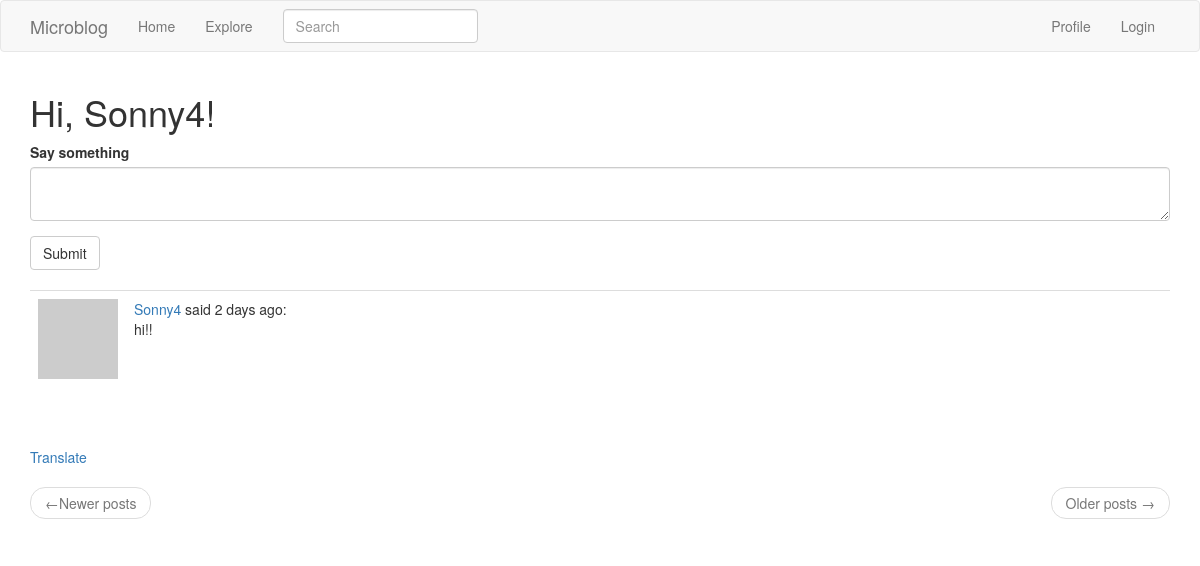
The page /index (signed in) on the database as committed earlier.
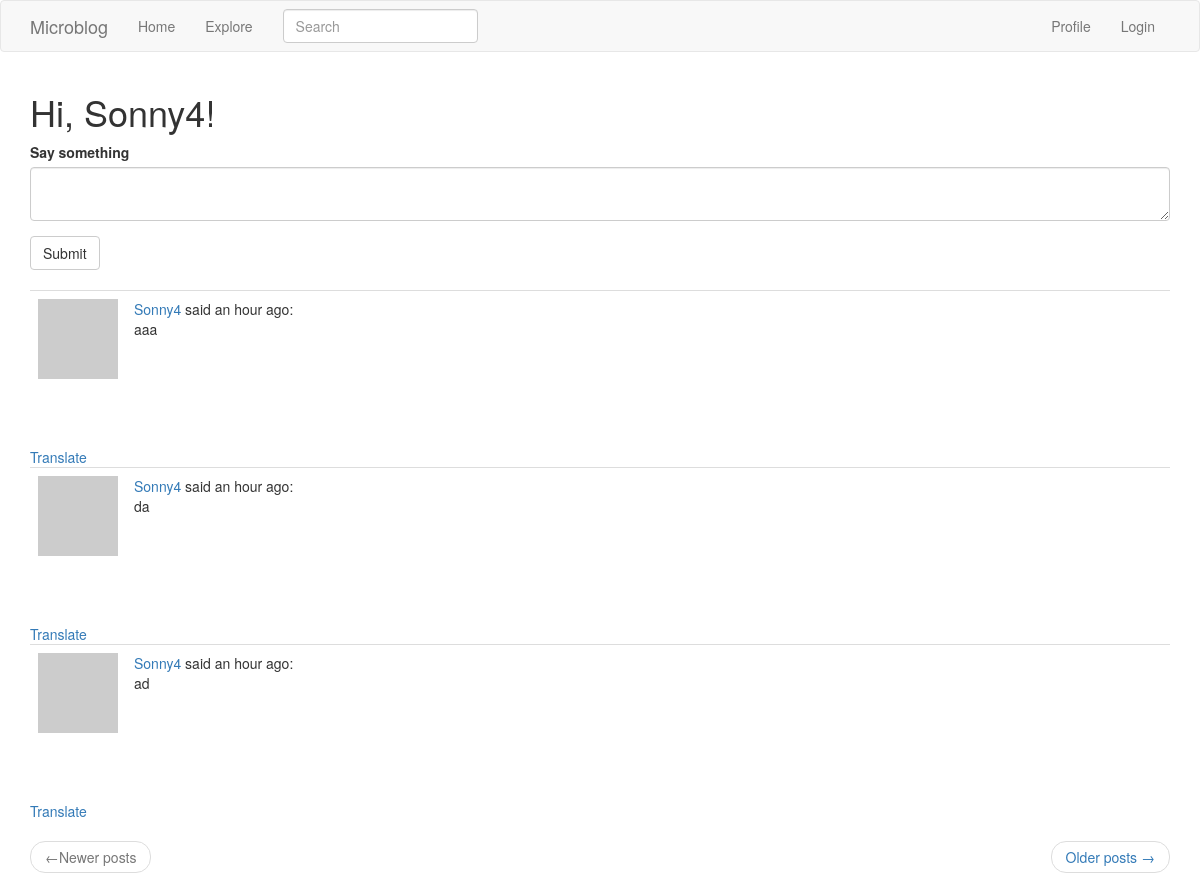
The same page on the database as committed later.
### app/models.py (models this page shows, shortened)
class User(UserMixin, db.Model):
    id = db.Column(db.Integer, primary_key=True)
    username = db.Column(db.String(64), index=True, unique=True)
    email = db.Column(db.String(120), index=True, unique=True)
    password_hash = db.Column(db.String(128))
    posts = db.relationship('Post',backref='author', lazy='dynamic')
    about_me = db.Column(db.String(140))
    last_seen = db.Column(db.DateTime, default=datetime.utcnow)
    followed = db.relationship(
        'User', secondary=followers,
        primaryjoin=(followers.c.follower_id == id),
        secondaryjoin=(followers.c.followed_id == id),
        backref=db.backref('followers', lazy='dynamic'), lazy='dynamic')
    def avatar(self, size):
        digest = md5(self.email.lower().encode('utf-8')).hexdigest()
        return 'https://www.gravatar.com/avatar/{}?d=identicon&s={}'.format(digest, size)
    def followed_posts(self):
        followed = Post.query.join(
            followers, (followers.c.followed_id == Post.user_id)).filter(
                followers.c.follower_id == self.id)
        own = Post.query.filter_by(user_id=self.id)
        return followed.union(own).order_by(Post.timestamp.desc())

class SearchableMixin(object):
    @classmethod
    def before_commit(cls, session):
        session._changes = {
            'add': list(session.new),
            'update': list(session.dirty),
            'delete': list(session.deleted)
        }
    @classmethod
    def after_commit(cls, session):
        for obj in session._changes['add']:
            if isinstance(obj, SearchableMixin):
                add_to_index(obj.__tablename__, obj)
        for obj in session._changes['update']:
            if isinstance(obj, SearchableMixin):
                add_to_index(obj.__tablename__, obj)
        for obj in session._changes['delete']:
            if isinstance(obj, SearchableMixin):
                remove_from_index(obj.__tablename__, obj)
        session._changes=None

class Post(SearchableMixin, db.Model):
    __searchable__ = ['body']
    id = db.Column(db.Integer, primary_key=True)
    body = db.Column(db.String(140))
    timestamp = db.Column(db.DateTime, index=True, default=datetime.utcnow)
    user_id = db.Column(db.Integer, db.ForeignKey('user.id'))
    language = db.Column(db.String(5))

### app/main/routes.py (the view, shortened to what this page needs)
@bp.route('/', methods=['GET', 'POST'])
@bp.route('/index', methods=['GET', 'POST'])
@login_required
def index():
    form = PostForm()
    page = request.args.get('page',1,type=int)
    posts = current_user.followed_posts().paginate(page,current_app.config['POSTS_PER_PAGE'],False)
    next_url = url_for('main.index',page=posts.next_num) if posts.has_next else None
    prev_url = url_for('main.index', page=posts.prev_num) if posts.has_prev else None
    return render_template('index.html',title='Home',form=form, posts=posts.items, next_url=next_url,prev_url=prev_url)

### app/main/forms.py
class SearchForm(FlaskForm):
    q = StringField('Search', validators=[DataRequired()])
    def __init__(self, *args, **kwargs):
        if 'formdata' not in kwargs:
            kwargs['formdata'] = request.args
        if 'csrf_enabled' not in kwargs:
            kwargs['csrf_enabled'] = False
        super(SearchForm, self).__init__(*args, **kwargs)

class PostForm(FlaskForm):
    post = TextAreaField('Say something', validators=[DataRequired(), Length(min=1,max=140)])
    submit = SubmitField('Submit')

### app/main/routes.py (called while the page is built)
@bp.before_app_request
def before_request():
    if current_user.is_authenticated:
        current_user.last_seen = datetime.utcnow()
        db.session.commit()
        g.search_form = SearchForm()
    g.locale = str(get_locale())

### app/models.py (called while the page is built)
@login.user_loader
def load_user(id):
    return User.query.get(int(id))

### app/templates/index.html
{% extends "base.html" %}
{% import 'bootstrap/wtf.html' as wtf %}
{% block app_content %}
    <h1> Hi, {{ current_user.username }}!</h1>
    {% if form %}
    {{ wtf.quick_form(form) }}
    <br>
    {% endif %}
    {% for post in posts %}
        {% include '_post.html' %}
    {% endfor %}
    <nav aria-label="...">
        <ul class="pager">
            <li class="previous{% if not prev_url %} disabled{% endif %}">
                <a href="{{ prev_url or '#' }}">
                    <span aria-hidden="true">&larr;</span>Newer posts
                </a>
            </li>
            <li class="next{% if not next_url %} disabled{% endif %}">
                <a href="{{ next_url or '#' }}">
                    Older posts <span aria-hidden="true">&rarr;</span>
                </a>
            </li>
        </ul>
    </nav>
{% endblock %}

### app/templates/base.html (shortened to what this page needs)
{% extends 'bootstrap/base.html' %}
{% block navbar %}
    <nav class="navbar navbar-default">
        <div class="container">
            <div class="navbar-header">
                <a class="navbar-brand" href="{{url_for('main.index') }}">Microblog</a>
            </div>
            <div class="collapse navbar-collapse" id="bs-example-navbar-collapse-1">
                <u1 class="nav navbar-nav">
                    <li><a href="{{url_for('main.index') }}">Home</a></li>
                    <li><a href="{{url_for('main.explore') }}">Explore</a></li>
                </u1>
                {% if g.search_form %}
                <form class="navbar-form navbar-left" method="get" action="{{ url_for('main.search') }}">
                    <div class="form-group">
                        {{ g.search_form.q(size=20, class='form-control', placeholder=g.search_form.q.label.text) }}
                    </div>
                </form>
                {% endif %}
                <ul class="nav navbar-nav navbar-right">
                    {% if current_user.is_anonymous %}
                    <li><a href="{{url_for('auth.login') }}">Login</a></li>
                    {% else %}
                    <li><a href="{{url_for('main.user', username=current_user.username) }}">Profile</a></li>
                    <li><a href="{{url_for('auth.logout') }}">Login</a></li>
                    {% endif %}
                </ul>
            </div>
        </div>
    </nav>
    {% endblock %}
    {% block content %}
        <div class="container">
            {% block app_content %}{% endblock %}
        </div>
    {% endblock %}

### app/templates/_post.html
<table class="table table-hover">
    <tr>
        <td width="70px">
            <a href="{{ url_for('main.user', username=post.author.username) }}">
                <img src ="{{ post.author.avatar(70) }}" />
            </a>
        </td>
        <td>
            <a href="{{ url_for('main.user', username=post.author.username) }}">
                {{ post.author.username }}
            </a>
            said {{ moment(post.timestamp).fromNow() }}: <br>
            <span id = "post{{ post.id }}">{{ post.body }}</span>
        </td>
    </tr>
</table>
{% if post.language and post.language != g.locale%}
<br><br>
<span id= "translation{{ post.id }}">
<a href="javascript:translate(
    '#post{{ post.id }}',
    '#translation{{ post.id }}',
    '{{ post.language }}',
    '{{ g.locale }}');">
    {{ 'Translate' }}</a>
</span>
{% endif %}

Rows that differ between the two databases and show on the page:
no longer on this page (row unchanged): Post: author.username "Sonny4", timestamp "2 days ago", body "hi!!", value "Translate"
added Post: author.username "Sonny4", timestamp "an hour ago", body "aaa", value "Translate"
added Post: author.username "Sonny4", timestamp "an hour ago", body "da", value "Translate"
added Post: author.username "Sonny4", timestamp "an hour ago", body "ad", value "Translate"
